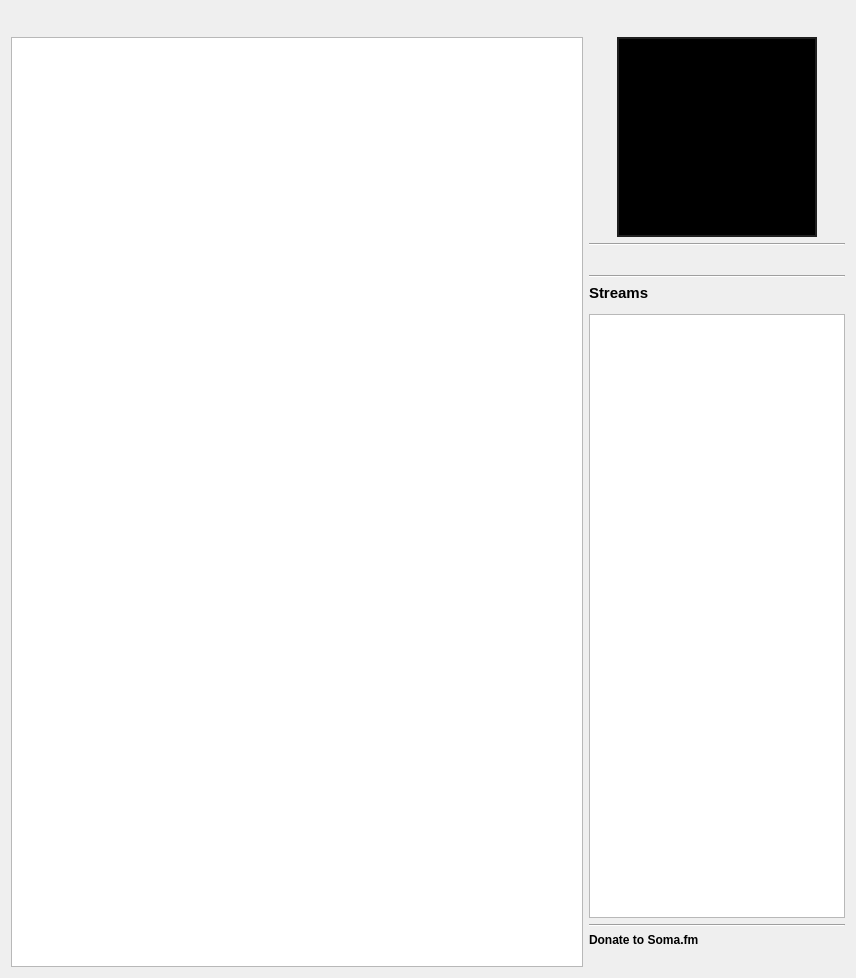
<?xml version="1.0" encoding="UTF-8"?>
<ui version="4.0">
 <class>GUI_SomaFM</class>
 <widget class="QWidget" name="GUI_SomaFM">
  <property name="geometry">
   <rect>
    <x>0</x>
    <y>0</y>
    <width>856</width>
    <height>978</height>
   </rect>
  </property>
  <layout class="QGridLayout" name="gridLayout">
   <item row="8" column="1">
    <widget class="QListView" name="lv_playlists">
     <property name="sizePolicy">
      <sizepolicy hsizetype="Preferred" vsizetype="Expanding">
       <horstretch>0</horstretch>
       <verstretch>0</verstretch>
      </sizepolicy>
     </property>
     <property name="focusPolicy">
      <enum>Qt::StrongFocus</enum>
     </property>
     <property name="dragDropMode">
      <enum>QAbstractItemView::DragOnly</enum>
     </property>
     <property name="alternatingRowColors">
      <bool>true</bool>
     </property>
    </widget>
   </item>
   <item row="10" column="1">
    <widget class="QLabel" name="label_3">
     <property name="font">
      <font>
       <weight>75</weight>
       <bold>true</bold>
      </font>
     </property>
     <property name="text">
      <string>Donate to Soma.fm</string>
     </property>
    </widget>
   </item>
   <item row="5" column="1">
    <widget class="Line" name="line">
     <property name="sizePolicy">
      <sizepolicy hsizetype="Preferred" vsizetype="Fixed">
       <horstretch>0</horstretch>
       <verstretch>0</verstretch>
      </sizepolicy>
     </property>
     <property name="orientation">
      <enum>Qt::Horizontal</enum>
     </property>
    </widget>
   </item>
   <item row="4" column="1">
    <widget class="QLabel" name="lab_description">
     <property name="font">
      <font>
       <pointsize>11</pointsize>
      </font>
     </property>
     <property name="styleSheet">
      <string notr="true">font-size: 11pt;</string>
     </property>
     <property name="text">
      <string notr="true"/>
     </property>
     <property name="textFormat">
      <enum>Qt::RichText</enum>
     </property>
     <property name="wordWrap">
      <bool>true</bool>
     </property>
     <property name="openExternalLinks">
      <bool>true</bool>
     </property>
    </widget>
   </item>
   <item row="3" column="1">
    <widget class="Line" name="line_3">
     <property name="orientation">
      <enum>Qt::Horizontal</enum>
     </property>
    </widget>
   </item>
   <item row="9" column="1">
    <widget class="Line" name="line_2">
     <property name="orientation">
      <enum>Qt::Horizontal</enum>
     </property>
    </widget>
   </item>
   <item row="11" column="1">
    <widget class="QLabel" name="lab_donate">
     <property name="text">
      <string/>
     </property>
     <property name="openExternalLinks">
      <bool>true</bool>
     </property>
    </widget>
   </item>
   <item row="0" column="0" colspan="2">
    <layout class="QHBoxLayout" name="horizontalLayout">
     <item>
      <widget class="QFrame" name="header_frame">
       <property name="frameShape">
        <enum>QFrame::StyledPanel</enum>
       </property>
       <property name="frameShadow">
        <enum>QFrame::Raised</enum>
       </property>
      </widget>
     </item>
     <item>
      <spacer name="horizontalSpacer">
       <property name="orientation">
        <enum>Qt::Horizontal</enum>
       </property>
       <property name="sizeHint" stdset="0">
        <size>
         <width>40</width>
         <height>20</height>
        </size>
       </property>
      </spacer>
     </item>
    </layout>
   </item>
   <item row="6" column="1">
    <widget class="QLabel" name="label_2">
     <property name="font">
      <font>
       <pointsize>11</pointsize>
       <weight>75</weight>
       <bold>true</bold>
      </font>
     </property>
     <property name="text">
      <string>Streams</string>
     </property>
    </widget>
   </item>
   <item row="1" column="0" rowspan="11">
    <widget class="SomaFMStationView" name="tv_stations">
     <property name="sizePolicy">
      <sizepolicy hsizetype="MinimumExpanding" vsizetype="Expanding">
       <horstretch>0</horstretch>
       <verstretch>0</verstretch>
      </sizepolicy>
     </property>
     <property name="focusPolicy">
      <enum>Qt::StrongFocus</enum>
     </property>
     <property name="dragEnabled">
      <bool>true</bool>
     </property>
     <property name="dragDropMode">
      <enum>QAbstractItemView::DragOnly</enum>
     </property>
     <property name="alternatingRowColors">
      <bool>true</bool>
     </property>
     <property name="selectionMode">
      <enum>QAbstractItemView::SingleSelection</enum>
     </property>
     <property name="selectionBehavior">
      <enum>QAbstractItemView::SelectRows</enum>
     </property>
     <property name="showGrid">
      <bool>false</bool>
     </property>
     <property name="gridStyle">
      <enum>Qt::NoPen</enum>
     </property>
     <attribute name="horizontalHeaderVisible">
      <bool>false</bool>
     </attribute>
     <attribute name="horizontalHeaderMinimumSectionSize">
      <number>20</number>
     </attribute>
     <attribute name="horizontalHeaderStretchLastSection">
      <bool>true</bool>
     </attribute>
     <attribute name="verticalHeaderVisible">
      <bool>false</bool>
     </attribute>
     <attribute name="verticalHeaderDefaultSectionSize">
      <number>20</number>
     </attribute>
     <attribute name="verticalHeaderMinimumSectionSize">
      <number>20</number>
     </attribute>
    </widget>
   </item>
   <item row="1" column="1" rowspan="2">
    <layout class="QHBoxLayout" name="horizontalLayout_2">
     <item>
      <widget class="QLabel" name="lab_image">
       <property name="sizePolicy">
        <sizepolicy hsizetype="Fixed" vsizetype="Fixed">
         <horstretch>0</horstretch>
         <verstretch>0</verstretch>
        </sizepolicy>
       </property>
       <property name="minimumSize">
        <size>
         <width>200</width>
         <height>200</height>
        </size>
       </property>
       <property name="styleSheet">
        <string notr="true">background: black;
border: 2px solid #202020;

</string>
       </property>
       <property name="text">
        <string notr="true"/>
       </property>
       <property name="scaledContents">
        <bool>false</bool>
       </property>
      </widget>
     </item>
    </layout>
   </item>
  </layout>
 </widget>
 <customwidgets>
  <customwidget>
   <class>SomaFMStationView</class>
   <extends>QTableView</extends>
   <header>3rdParty/SomaFM/ui/SomaFMStationView.h</header>
  </customwidget>
 </customwidgets>
 <resources/>
 <connections/>
</ui>
